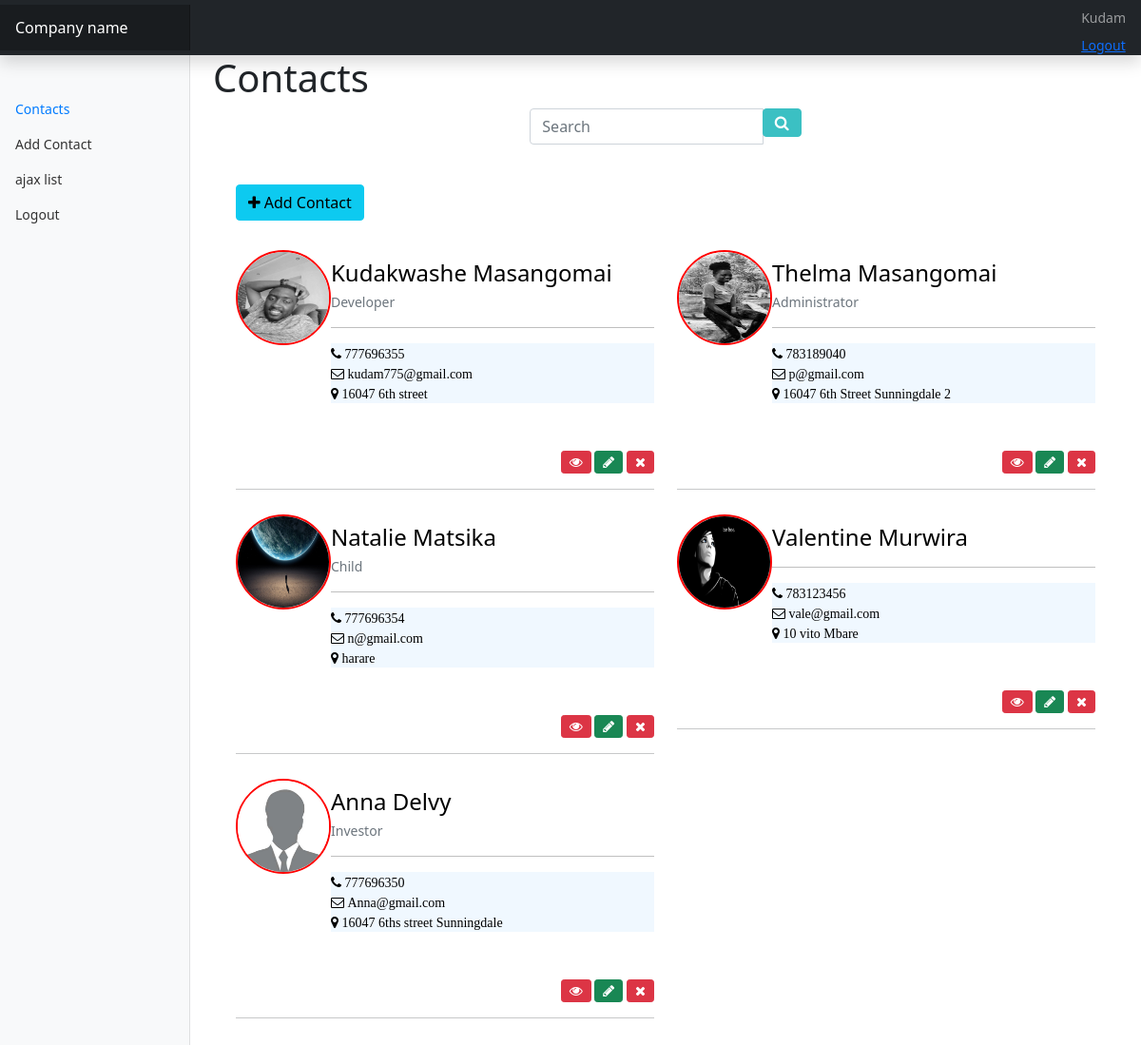
The page /contacts/ (signed in) on the database as committed earlier.
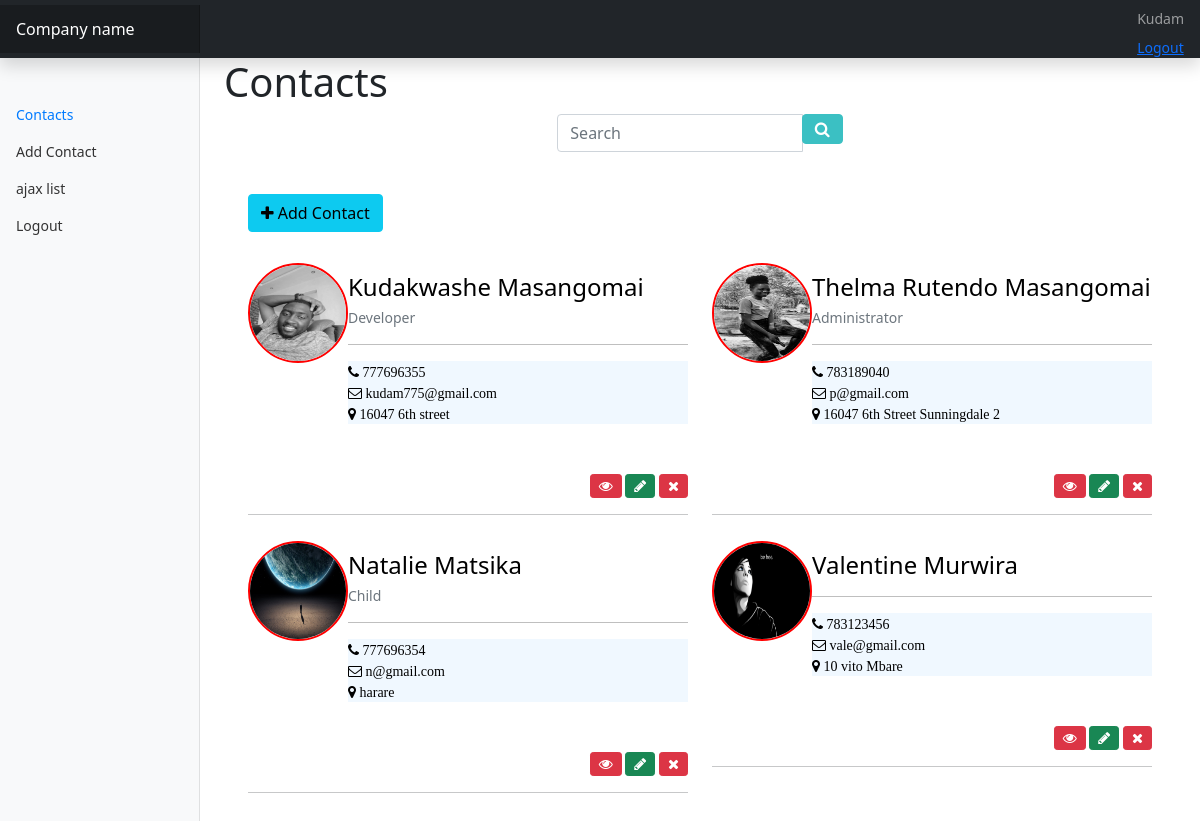
The same page on the database as committed later.
### main/models.py (models this page shows, shortened)
class contacts(models.Model):
    userid = models.ForeignKey(User,on_delete=models.CASCADE)
    contact_name = models.CharField(max_length=100, blank=True, null=True)
    contact_lastname = models.CharField(max_length=100)
    contact_job = models.CharField(max_length=100,default='')
    contact_email = models.EmailField(max_length=100,unique=True)
    contact_phone = models.PositiveIntegerField(unique= True)
    contact_address = models.CharField(max_length=100)
    contact_image = models.ImageField(default='default.jpg' ,upload_to ='profile_pics')
    class Meta:
        ordering =['id']
    '''def clean(self):

        if self.contact_address != 'Sunningdale':
            raise ValidationError('we only want sunngindale people')
        return self.clean_data'''

### main/views.py (the view)
# urls.py: path('contacts/',ContactListView.as_view(),name='contacts'),
class ContactListView(LoginRequiredMixin,ListView):
    model = contacts # the model /database we are getting out data
    template_name = 'main/contacts.html'  # were we going to display i.e the html page
    context_object_name = 'contacts' #variable name we will use to loop through the data
    paginate_by = 6 #paginating
    def get_queryset(self,**kwargs):
        queryset = super(ContactListView, self).get_queryset()
        queryset = contacts.objects.filter(userid = self.request.user )
        return queryset

### main/templates/main/contacts.html (shortened to what this page needs)
{% extends "main/base/base.html" %}
{% block content %}
<link href="https://maxcdn.bootstrapcdn.com/font-awesome/4.3.0/css/font-awesome.min.css" rel="stylesheet">
<h1>Contacts</h1>
<form method="get"  action="{% url 'searched-contact' %}" autocomplete="off">
<div class="container bootstrap snippets bootdey">
   <div class="row">
    <div class="col-xs-6 col-md-4"></div>
        <div class="col-xs-6 col-md-4">
            <div class="panel panel-default">
                <div class="panel-body p-t-0">
                    <div class="input-group">
                        <input type="text" id="example-input1-group2" required="required" name="searchcontact" class="form-control" placeholder="Search">
                        <span class="input-group-btn">
                            <button type="submit" class="btn btn-effect-ripple btn-primary"><i class="fa fa-search"></i></button>
                        </span>
                    </div>
                </div>
            </div>
        </div>
        <div class="col-xs-6 col-md-4"></div>
    </div>
</form>
         <div class="clearfix"><br/><br/>
            <a href="{% url 'add-contacts' %}" class="btn btn-info"> <i class="fa fa-Plus"> </i> Add Contact
             </a><br/><br/>     </div>
<div class="row">
    {% for obj in contacts %}
        <div class="col-sm-6">
            <div class="panel">
                <div class="panel-body p-t-10">
                    <div class="media-main">
                        <a class="pull-left" href="#">
                             <img class="thumb-lg img-circle bx-s" src="{{obj.contact_image.url}}" alt=""
                              style="
                              border-radius:50px;
                              border:2px double red;
                              height:100px;
                              width:100px;
                              ">
                        </a>
                        <div class="info">
                            <h4>{{ obj.contact_name }} {{ obj.contact_lastname }}</h4>
                            <p class="text-muted">{{ obj.contact_job }}</p>
                            <hr/>
                              <ul class="social-links list-inline p-b-10"
                              style="
                              background-color:aliceblue;
                              margin-bottom:50px;
                              ">
                        <li>
                            <i class="fa fa-phone"> {{ obj.contact_phone }}</i>
                        </li>
                        <li>
                          <i class="fa fa-envelope-o"> {{ obj.contact_email }}</i>  </br/>
                        </li>
                        <li>
                           <i class="fa fa-map-marker" aria-hidden="true"> {{ obj.contact_address }}</i>
                        </li>
                    </ul>
                        </div>
                        <div class="pull-right btn-group-sm">
                            <a href="{% url 'view-contact' obj.id %}" class="btn btn-danger tooltips" data-placement="top" data-toggle="tooltip" data-original-title="View">
                                <i class="fa fa-eye"></i>
                            </a>
                            <a href="{% url 'edit-contact' obj.id %}" class="btn btn-success tooltips" data-placement="top" data-toggle="tooltip" data-original-title="Edit">
                                <i class="fa fa-pencil"></i>
                            </a>
                            <a href="{% url 'delete-contact' obj.id %}" class="btn btn-danger tooltips" data-placement="top" data-toggle="tooltip" data-original-title="Delete">
                                <i class="fa fa-close"></i>
                            </a>
                        </div>
                    </div>
                    <div class="clearfix"></div>
                    <hr>
                </div>
            </div>
        </div>
        {% endfor %}
</div>
</div>
{% endblock content %}

Rows that differ between the two databases and show on the page:
removed contacts: contact_image (placeholder picture), contact_name "Anna", contact_lastname "Delvy", contact_job "Investor", contact_phone "777696350", contact_email "Anna@gmail.com", contact_address "16047 6ths street Sunningdale"
changed contacts "Administrator": contact_name "Thelma" → "Thelma Rutendo"
